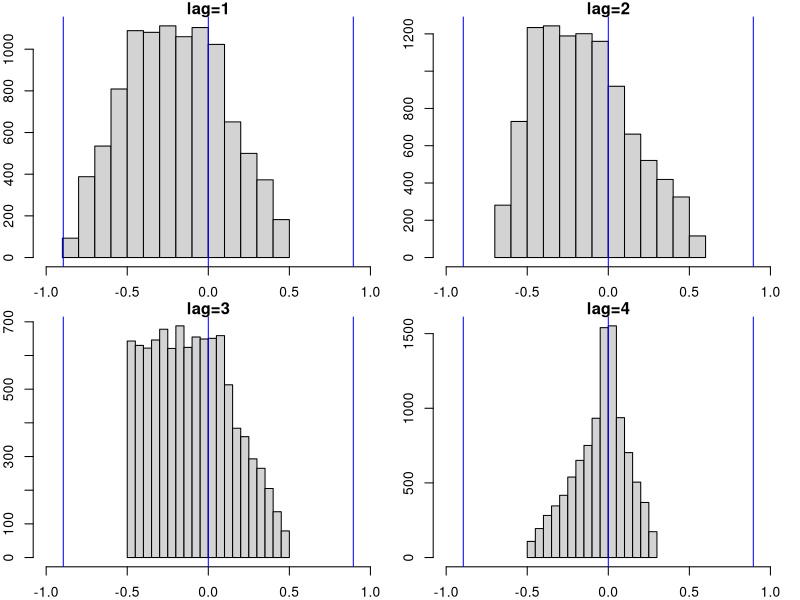
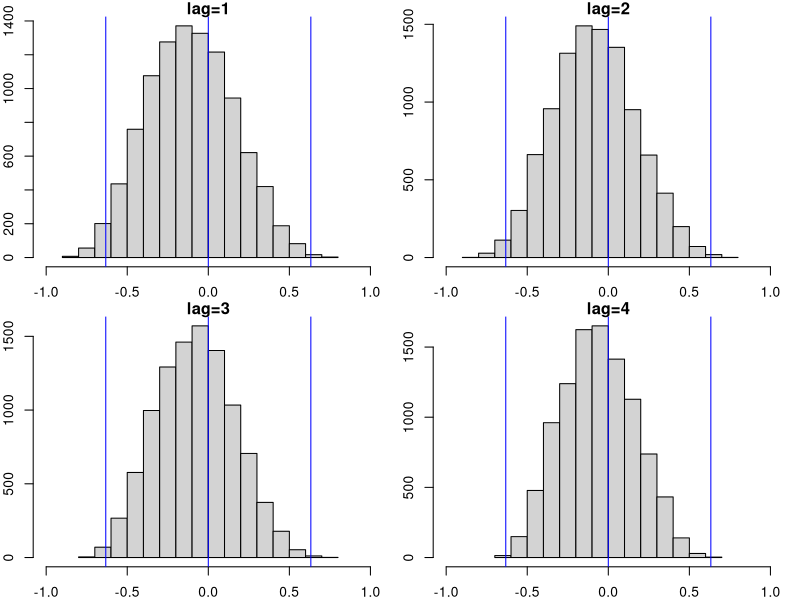
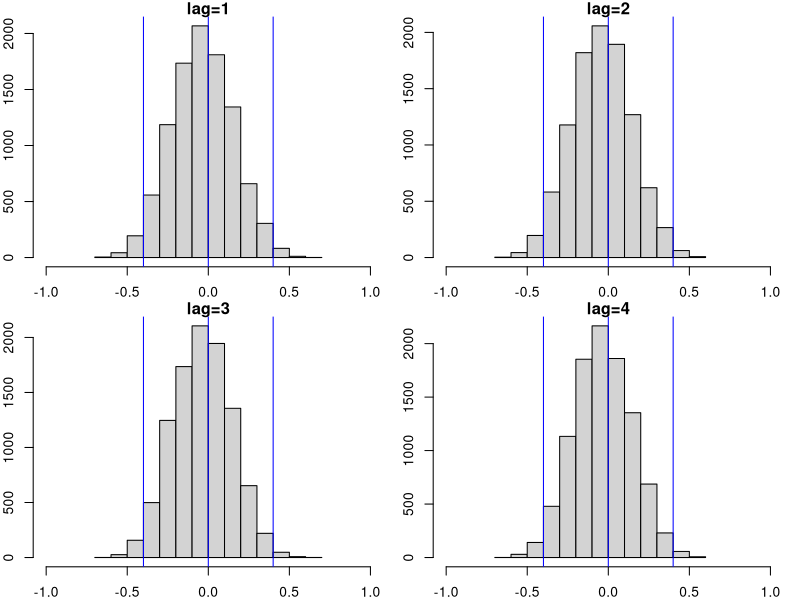
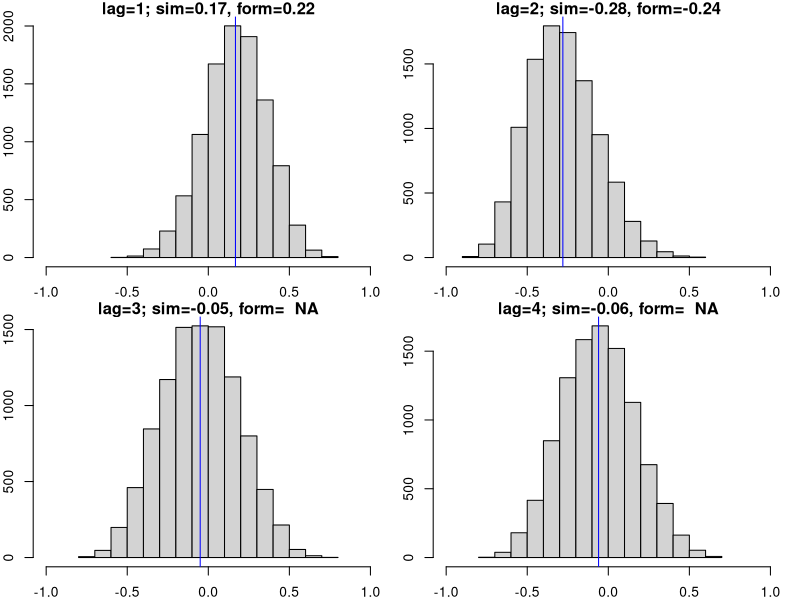
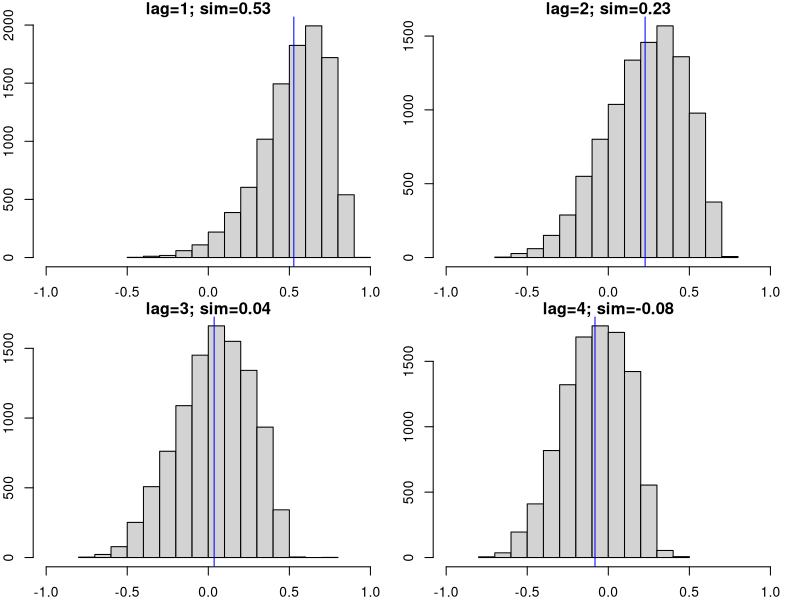
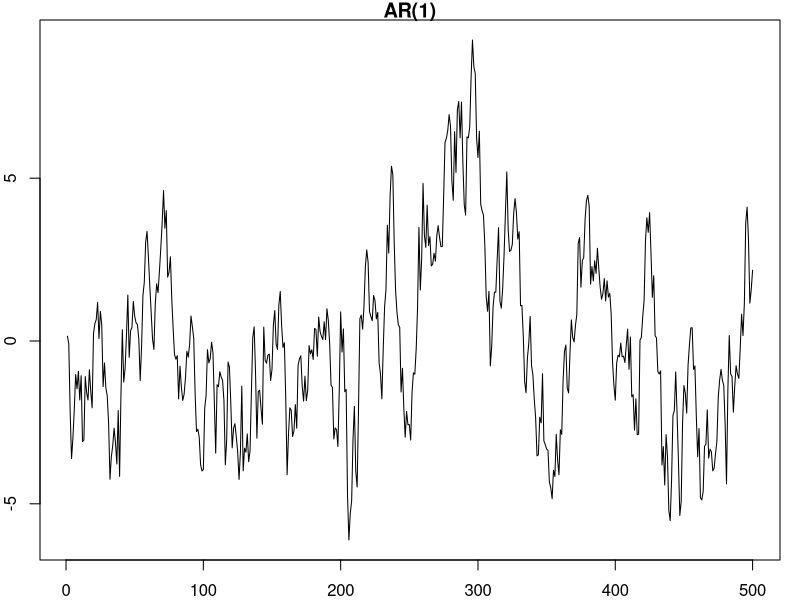
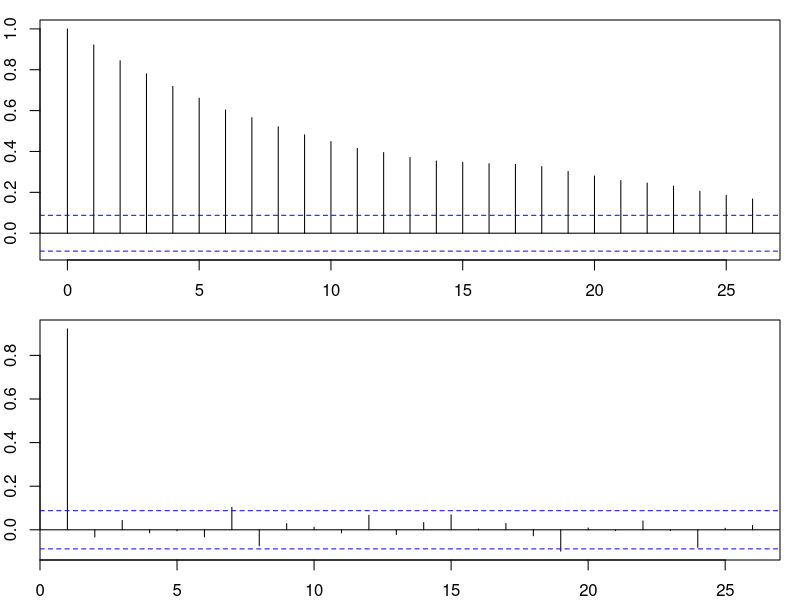
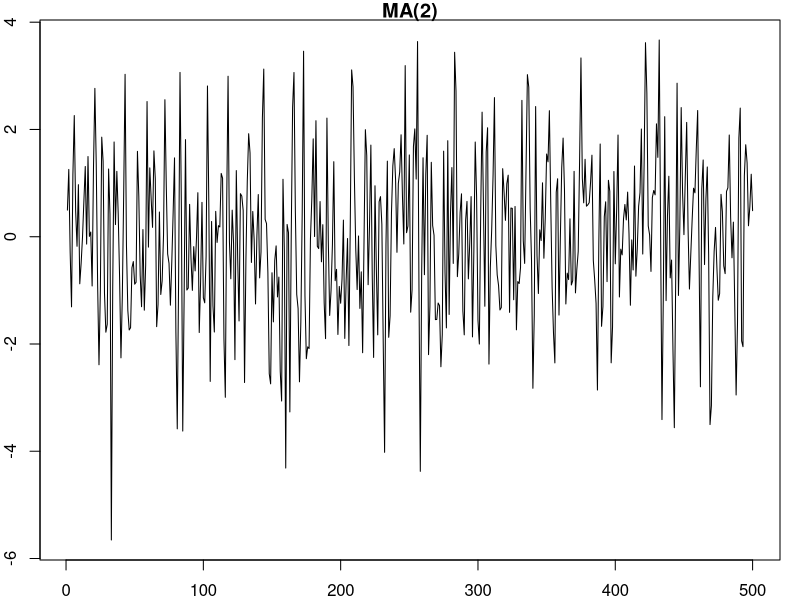

The R script that drew these images, in order: (Note: this script raises an error after producing the figures.)
# =================================================================================
# STAT 5170: Applied Time Series
# Numerical examples for part B of learning unit 2
# =================================================================================
#
# =================================================================================
# Sampling distribution of the SACF 
# =================================================================================
#
# Some of the properties of the sample autocorrelation function under hypothetical repeated sampling are covered in the notes. In the present example these properties are explored.

# In what follows we use R's built-in function "acf" to calculate autocorrelation values.

# ---------------------------------------------------------------------------------
# Central limit theorem under white noise 
# ---------------------------------------------------------------------------------

# When the SACF is calculated on a white-noise time series, the statistic is known to satisfy a central limit theorem, by which its sampling distribution at lag h is approximately normal with mean zero and standard deviation 1/sqrt(n).

# The following code checks this property by simulated repeated sampling. It examines the sampling distribution of the SACF for non-zero lag values up to 4. Notice that the lengh of each simulated white-noise time series is set initially to n = 5, which specifies a short time series, relative to what is typically encountered in practice. 

n <- 5
max.lag <- 4
n.rep <- 10000
sigw <- 1
ac.seq <- matrix(data=0, nrow=max.lag, ncol=n.rep)
for (i.rep in 1:n.rep) {
	wn.samp <- rnorm(n=n, mean=0, sd=sigw)
	acf.stat <- acf(wn.samp, plot=FALSE)
	ac.seq[, i.rep] <- as.numeric(acf.stat$acf)[2:(max.lag+1)]
}

# Historgrams of the sumulated sampling distributions are generated as follows. Reference values at 0, -2/sqrt(n) and 2/sqrt(n) are indicated

par(mfrow = c(2, 2))
par(mar=c(2.00, 2.00, 1.00, 1.00)) #bottom, left, top, and right
for (lag in 1:4) {
	hist(ac.seq[lag,], xlim=c(-1,1), main=paste("lag=", lag, sep=""))
	abline(v=c(0, -2/sqrt(n), 2/sqrt(n)), lty=1, lwd=1, col="blue")
}
par(mfrow = c(1, 1))

# The sampling distributions appear quite different across the four lags, and do not look particularly bell shaped. However, this changes when the time-series length, n, is set to a larger value. The following code repeats the simulation with time-series length set to n=10.  

n <- 10
max.lag <- 4
n.rep <- 10000
sigw <- 1
ac.seq <- matrix(data=0, nrow=max.lag, ncol=n.rep)
for (i.rep in 1:n.rep) {
	wn.samp <- rnorm(n=n, mean=0, sd=sigw)
	acf.stat <- acf(wn.samp, plot=FALSE)
	ac.seq[, i.rep] <- as.numeric(acf.stat$acf)[2:(max.lag+1)]
}

par(mfrow = c(2, 2))
par(mar=c(2.00, 2.00, 1.00, 1.00)) #bottom, left, top, and right
for (lag in 1:4) {
	hist(ac.seq[lag,], xlim=c(-1,1), main=paste("lag=", lag, sep=""))
	abline(v=c(0, -2/sqrt(n), 2/sqrt(n)), lty=1, lwd=1, col="blue")
}
par(mfrow = c(1, 1))

# Now all of the sampling distributons look about the same, and look bell-shaped, centered at the value zero.

# If the time series length is increased again, to n=25, then the sampling distributions become more conventrated around zero, indicating better precision of estimation.

n <- 25
max.lag <- 4
n.rep <- 10000
sigw <- 1
ac.seq <- matrix(data=0, nrow=max.lag, ncol=n.rep)
for (i.rep in 1:n.rep) {
	wn.samp <- rnorm(n=n, mean=0, sd=sigw)
	acf.stat <- acf(wn.samp, plot=FALSE)
	ac.seq[, i.rep] <- as.numeric(acf.stat$acf)[2:(max.lag+1)]
}

par(mfrow = c(2, 2))
par(mar=c(2.00, 2.00, 1.00, 1.00)) #bottom, left, top, and right
for (lag in 1:4) {
	hist(ac.seq[lag,], xlim=c(-1,1), main=paste("lag=", lag, sep=""))
	abline(v=c(0, -2/sqrt(n), 2/sqrt(n)), lty=1, lwd=1, col="blue")
}
par(mfrow = c(1, 1))

# Try out this simulation on your own using other values of n.

# ---------------------------------------------------------------------------------
# Sampling distribution under an autocorrelated time series
# ---------------------------------------------------------------------------------

# Let us now modify the previous exploration of the sampling distribtuon of the SACF by replacing the white-noise time series with an MA(2) time series.

# For this we use the function defined previously for simulating a moving average time series.

ma.sim <- function(n, theta, sigw, w0=NA) {
	q <- length(theta)
	wn.samp <- rnorm(n=n, mean=0, sd=sigw)
	if (is.na(w0)) {
		pastw <- rep(x=0, times=q)
	} else {
		pastw <- c(w0, rep(x=0, times=q-length(w0)))
	}
	ma.samp <- numeric(length=n)
	for (t in 1:n) {
		ma.samp[t] <- sum(theta*pastw) + wn.samp[t]
		pastw <- c(wn.samp[t], pastw[1:q-1])
	}
	ma.ts <- ts(ma.samp)
	return(ma.ts)
}

# Let us specify the following MA(2) parameters

sigw <- 1
theta <- c(0.9, -0.5)

# The autocorrelations of the time series are known from a previous ACF formula. For the parameter values, above, the numbers are calculated as follows.

q <- length(theta)
q.ext <- q+1
theta.ext <- c(1, theta)
acov.form <- numeric(length=q.ext)
ac.form <- numeric(length=q)
for (lag in 0:q) {
	theta.lag <- c(theta.ext[(lag+1):q.ext], rep(x=0, times=lag))
	acov.form[lag+1] <- sigw^2*sum(theta.lag*theta.ext)
	if (lag > 0) {
		ac.form[lag] <- acov.form[lag+1]/acov.form[1]
	}
}
ac.form

# This gives the autocorrelations up to lag h=2; all higher-lag autocorrelations are zero.

# The simulated sampling distributions are obtained as follows, with time-series length set to n=15.  

n <- 15
max.lag <- 4
n.rep <- 10000
sigw <- 1
ac.seq <- matrix(data=0, nrow=max.lag, ncol=n.rep)
for (i.rep in 1:n.rep) {
	ma.ts <- ma.sim(n=n, theta=theta, sigw=sigw)
	acf.stat <- acf(ma.ts, plot=FALSE)
	ac.seq[, i.rep] <- as.numeric(acf.stat$acf)[2:(max.lag+1)]
}

# Simulated means of each simulated sampling distribution are calculated as follows.

ac.sim <- numeric(length=max.lag)
for (lag in 1: max.lag) {
	ac.sim[lag] <- mean(ac.seq[lag,])
}
ac.sim

# The corresponding histograms are generated by the code below. Here, simulated and formula-derived autocorrelation value are displayed at the top of the relevant plot; the mean of each simulated sampling distribution is indicated by a vertical line.

par(mfrow = c(2, 2))
par(mar=c(2.00, 2.00, 1.00, 1.00)) #bottom, left, top, and right
for (lag in 1:4) {
	hist(ac.seq[lag,], xlim=c(-1,1), main=paste("lag=", lag, "; sim=", sprintf("%4.2f", ac.sim[lag]), ", form=", sprintf("%4.2f", ac.form[lag]), sep=""))
	abline(v=ac.sim[lag], lty=1, lwd=1, col="blue")
}
par(mfrow = c(1, 1))

# Here we see that the sampling distribtions are slightly asymmetric when the underlying autocorrelation is not zero, but still centered around that autocorrelation value. They are bell-shaped and centered at zero when the autocorrelation is zero. 

# Next, the simulation is repeated for an AR(1) time series. We do not yet have a formula for the autocorrelation function of an AR(1) time series, so our exploration relies on simulated values.

# Recall the function defined previously for simulating an autoregressive time series.

ar.sim <- function(n, phi, sigw, x0=NA) {
	p <- length(phi)
	wn.samp <- rnorm(n=n, mean=0, sd=sigw)
	if (is.na(x0)) {
		pastx <- rep(x=0, times=p)
	} else {
		pastx <- c(x0, rep(x=0, times=p-length(x0)))
	}
	ar.samp <- numeric(length=n)
	for (t in 1:n) {
		ar.samp[t] <- sum(phi*pastx) + wn.samp[t]
		pastx <- c(ar.samp[t], pastx[1:p-1])
	}
	ar.ts <- ts(ar.samp)
	return(ar.ts)
}

# Let us specify the following AR(1) parameters

sigw <- 1
phi <- 0.9

# The simulation and display of results are implemented as follows.

n <- 15
max.lag <- 4
n.rep <- 10000
sigw <- 1
ac.seq <- matrix(data=0, nrow=max.lag, ncol=n.rep)
for (i.rep in 1:n.rep) {
	ar.ts <- ar.sim(n=n, phi=phi, sigw=sigw)
	acf.stat <- acf(ar.ts, plot=FALSE)
	ac.seq[, i.rep] <- as.numeric(acf.stat$acf)[2:(max.lag+1)]
}

# The simulated means are

ac.sim <- numeric(length=max.lag)
for (lag in 1: max.lag) {
	ac.sim[lag] <- mean(ac.seq[lag,])
}
ac.sim

# The histograms are

par(mfrow = c(2, 2))
par(mar=c(2.00, 2.00, 1.00, 1.00)) #bottom, left, top, and right
for (lag in 1:4) {
	hist(ac.seq[lag,], xlim=c(-1,1), main=paste("lag=", lag, "; sim=", sprintf("%4.2f", ac.sim[lag]), sep=""))
	abline(v=ac.sim[lag], lty=1, lwd=1, col="blue")
}
par(mfrow = c(1, 1))

# Here, the asymmetries at non-zero autocorrelation values are seen more strongly.

# =================================================================================
# The SACF and SPACF on example data sets
# =================================================================================

# The next few sections of the numerical example takes use through simple displays of the sample ACF and PACF for a variety of time series. The SACF is calculated using R's built-in function "acf", and the SACF is calculated using its built-in function "pacf".

# ---------------------------------------------------------------------------------
# Sample ACF of simulated AR(1) time series
# ---------------------------------------------------------------------------------

# For a simulated AR(1) time series, with paramaters specified below, a plot of a single sample path is shown below.

n <- 500
sigw <- 1
phi <- 0.9
ar.ts <- ar.sim(n=n, phi=phi, sigw=sigw)
ts.plot(ar.ts, xlab="", ylab="value", main=paste("AR(", length(phi), ")", sep=""))

# Its sample ACF and PACF are displayed as follows.

par(mfrow = c(2, 1))
par(mar=c(2.00, 2.00, 1.00, 1.00)) #bottom, left, top, and right
acf(ar.ts)
pacf(ar.ts)
par(mfrow = c(1, 1))

# Note here the suggestion of a dampening ACF and PACF that becomes zero at lags higher than p=1.

# ---------------------------------------------------------------------------------
# Sample ACF of a simulated MA(2) time series
# ---------------------------------------------------------------------------------

# For a simulated MA(2) time series, with paramaters specified below, the plot of a single sample path is.

n <- 500
sigw <- 1
theta <- c(0.9, -0.5)
ma.ts <- ma.sim(n=n, theta=theta, sigw=sigw)
ts.plot(ma.ts, xlab="", ylab="value", main=paste("MA(", length(theta), ")", sep=""))

# Its sample ACF and PACF are

par(mfrow = c(2, 1))
par(mar=c(2.00, 2.00, 1.00, 1.00)) #bottom, left, top, and right
acf(ma.ts)
pacf(ma.ts)
par(mfrow = c(1, 1))

# Here, there is the suggestion of a dampening PACF (with alternating values) and an ACF that becomes zero at lags higher than q=2.

# ---------------------------------------------------------------------------------
# Average monthly temperatures in Dubuque, IA
# ---------------------------------------------------------------------------------

# Recall the Dubuque, IA time series exhibits a strongly seasonal pattern, as can be seen in the plot below.

data(data=tempdub, package="TSA")
ts.plot(tempdub, xlab="year", ylab="temp (F)", main="Average monthly temperatures in Dubuque, IA")

# A similar periodic pattern appears in the sample ACF and PACF.

par(mfrow = c(2, 1))
par(mar=c(2.00, 2.00, 1.00, 1.00)) #bottom, left, top, and right
acf(tempdub)
pacf(tempdub)
par(mfrow = c(1, 1))

# ---------------------------------------------------------------------------------
# Marriages in the Church of England
# ---------------------------------------------------------------------------------

# Yule's "Marriages in the Church of England" data not stationary, so we would not expect its sample ACF and PACF to have a straightforward interpretation. Recall the data have a decreasing trend:

setwd(DataDirectory)
marriages.raw <- scan(file="marriages.txt", sep="\n")
marriages.ts <- ts(marriages.raw, frequency=1, start=1866)
ts.plot(marriages.ts, xlab="year", ylab="percent", main="Marriages in the Church of England")

# Despite the time series's nonstationarity, the SACF and SPACF statistics can be calculated, as is done below. Non-stationarity is expressed through its sample ACF as a very slowly decaying pattern.

par(mfrow = c(2, 1))
par(mar=c(2.00, 2.00, 1.00, 1.00)) #bottom, left, top, and right
acf(marriages.ts)
pacf(marriages.ts)
par(mfrow = c(1, 1))

# The associated sample PAC suggests a single non-zero value at lag 1. Again, we do not have any helpful interpretation of these patterns.

# =================================================================================
# Linear prediction and partial autocorrelation
# =================================================================================

# In this section we explore the linear prediction concept and connect it to partial autocorrelation.

# ---------------------------------------------------------------------------------
# Fish population recruitment data
# ---------------------------------------------------------------------------------

# To start, let us introduce a data set with which we have not yet worked. These data are part of the "astsa" package, and are stored in the time-series object named "rec". A plot of the data is as follows.

data(data=rec, package="astsa")
ts.plot(rec, xlab="year", ylab="count", main="Fish population recruitment")

# In supporting materials to the "astsa" package, these data are described as the "recruitment (index of the number of new fish) for a period of 453 months ranging over the years 1950-1987. Recruitment is loosely defined as an indicator of new members of a population to the first life stage at which natural mortality stabilizes near adult levels."

# Plots of its sample ACF and PACF are

par(mfrow = c(2, 1))
par(mar=c(2.00, 2.00, 1.00, 1.00)) #bottom, left, top, and right
acf(rec)
pacf(rec)
par(mfrow = c(1, 1))

# The values of the sample PACF at is first two lags are produced by the following code.

pacf.stat <- pacf(rec, plot=FALSE)$acf
pacf.stat[1:2]

# We will next use ideas from linear prediction to recalculate these values.

# ---------------------------------------------------------------------------------
# Linear prediction
# ---------------------------------------------------------------------------------

# Suppose we are interested in the process that gave rise to the fish recruitment data, and are in a scenario where we have collected n measurments, x1, ..., xn, and with these measurements we wish to predict the recruitment count at time n+m. For concreteness, let us say that n=10 and m=3, and the measurements are
# HW QUESTION 9,10
x0 <- c(84.7, 84.5, 85.9, 86.2, 87.8)
n <- length(x0)
m <- 2

# Because the basic formulas for linear prediction are developed for a mean-zero time series, we subtract the sample mean of time series from these values, then make our prediction, and then add the sample mean back at the end.

xbar <- 85
x0.shift <- x0 - xbar 

# We develop a linear prediction formula using the property that its coefficients are determined by the underlying ACF of the time series. We do not actually know the underlying ACF, but we can instead base our work on the sample ACF of the existing data set.
rec <- c(1,0.42, 0.43, 0.35, 0.41, 0.32, 0.29, 0.24, 0.20, 0.21)

acf.seq <- acf(rec, plot=FALSE)$acf

# One way to approach this problem is to set up the system of linear equations that determine the coefficients and then solve. Recall that this system is defined by the equations 
#
# gamma(m+k-1) = phi_n1*gamma(k-1) + ... + phi_nn*gamma(k-n)
#
# for k = 1, ..., n. It is set up for the present problem in matrix vector format as follows.

gam.vect <- matrix(data=NA, nrow=n, ncol=1)
gam.mat <- matrix(data=NA, nrow=n, ncol=n)
for (k in 1:n) {
	gam.vect[k,] <- acf.seq[m+k]
	for (h in 1:n) {
		gam.mat[k,h] <- acf.seq[abs(k-h)+1]
	}
}

# The solution is calculated by matrix inversion 

gam.inv <- solve(gam.mat)
phi.vect <- gam.inv %*% gam.vect
phi.vect

# Subsequently, the prediction is calculated as follows

x.vect <- matrix(data=x0.shift, nrow=n, ncol=1)
pred <- t(x.vect) %*% phi.vect
xbar + as.numeric(pred)

# The following code assembles this calculation into a user-defined function, and creates a plot that displays predictions at several values of m.

blpred <- function(m, x0, acf.seq, xbar) {
	n <- length(x0)
	gam.vect <- matrix(data=NA, nrow=n, ncol=1)
	gam.mat <- matrix(data=NA, nrow=n, ncol=n)
	for (k in 1:n) {
		gam.vect[k,] <- acf.seq[m+k]
		for (h in 1:n) {
			gam.mat[k,h] <- acf.seq[abs(k-h)+1]
		}
	}
	gam.inv <- solve(gam.mat)
	phi.vect <- gam.inv %*% gam.vect
	x.vect <- matrix(data=x0-xbar, nrow=n, ncol=1)
	pred <- xbar + as.numeric(t(x.vect) %*% phi.vect)
	result <- list(pred=pred, coeff=as.numeric(phi.vect))
	return(result)
}

max.m <- 5
plot(1:n, x0, type="l", lty=1, lwd=3, xlim=c(1,n+max.m), xlab="year", ylab="count", main="Predictions")
x.pred <- numeric(length=max.m)
for (m in 1:max.m) {
	result <- blpred(m, x0, acf.seq, xbar)
	x.pred[m] <- result$pred
}
points(n+1:max.m, x.pred, pch=1, cex=1, col="blue")	
lines(n+0:max.m, c(x0[n],x.pred), lty=1, lwd=3, col="blue")	

# Suppose instead that m=1. For this case, the Durbin-Levinson algorithm may be used to find the coeffcients of the prediciton formula. The following code creates a user-defined function that implements the Durbin-Levinson algorithm.

durbin.levinson.calc <- function(n, acf.seq) {
	phi.mat <- matrix(data=0, nrow=n, ncol=n)
	phi.mat[1,1] <- acf.seq[2]
	for (n0 in 2:n) {
		sum1 <- sum(phi.mat[n0-1, 1:(n0-1)]*acf.seq[seq(from=n0, to=2, by=-1)])
		sum2 <- sum(phi.mat[n0-1, 1:(n0-1)]*acf.seq[seq(from=2, to=n0, by=1)])
		phi.mat[n0, n0] <- (acf.seq[n0+1] - sum1) / (1- sum2)
		for (k in 1:(n0-1)) {
			phi.mat[n0, k] <- phi.mat[n0-1, k] - phi.mat[n0, n0]*phi.mat[n0-1, n0-k]
		}
	}
	result <- list(coeff=phi.mat[n,], pacf=diag(phi.mat), matrix=phi.mat)
	return(result)
}

# We can compare the coefficients given by the Durbin-Levinson algorithm with those calculated directly by matrix inversion.

result1 <- durbin.levinson.calc(n=10, acf.seq)
result2 <- blpred(m=1, x0, acf.seq, xbar)
cbind(result1$coeff, result2$coeff)

# The double-scripted phi values in in the Durbin-Levinson algorithm are stored in an n x n matrix. The coefficients, above, are stored in the last row of that matrix.

cbind(result1$coeff, result1$matrix[n,])

# We can also compare the pacf values given by the Durbin-Levinson algorithm with those calculated by R's built in "pacf" function

cbind(result1$pacf, pacf(rec)$acf[1:n])

# These values are stored in the diagonal of the matrix of double-scripted phi values.

cbind(result1$pacf, diag(result1$matrix))
